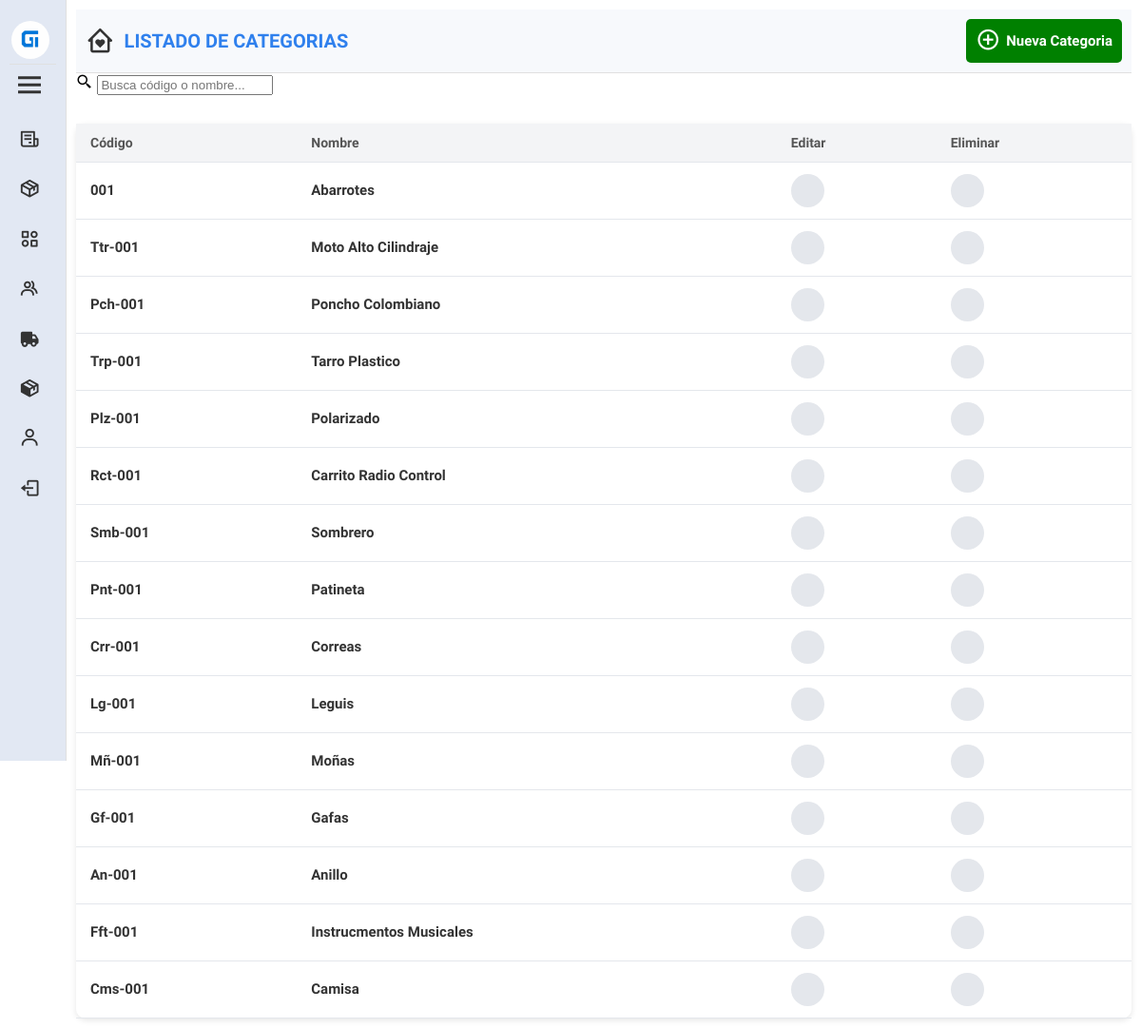
Screenshot of /ver_categorias.php (signed in) with the database file from the repository.
### tables this page shows
CREATE TABLE `categorias` (
  `contador_categoria` int(11) NOT NULL,
  `codigo` varchar(10) NOT NULL,
  `nombre` varchar(50) NOT NULL,
  `tiempo_registro` datetime NOT NULL,
  `documento_operador` varchar(12) NOT NULL,
  `estado` varchar(8) NOT NULL
);

### ver_categorias.php (the view, shortened to what this page needs)
<?php
require 'pdo.php';
$estado = 'activo';
$stmt = $pdo->prepare('
    SELECT `contador_categoria`, `codigo`, `nombre`
    FROM `categorias`
    WHERE `estado` = :activo
    ORDER BY `contador_categoria` DESC
    LIMIT 15;');
$stmt->bindParam(':activo', $estado);
$stmt->execute();
$categorias = $stmt->fetchAll(PDO::FETCH_OBJ);
?>
<!DOCTYPE html>
<html lang="es">
<head>
    <link href="https://cdn.lineicons.com/4.0/lineicons.css" rel="stylesheet">
    <link href="https://unpkg.com/boxicons@2.1.4/css/boxicons.min.css" rel="stylesheet">
    <link rel="stylesheet" href="style/css/menu.css">
    <link rel="stylesheet" href="style/css/ver_categorias.css">
</head>
<body>
<aside class="aside active" id="aside">
        <div class="head">
            <div class="profile">
                <img src="style/images/logo_gestion.png" alt="Gestión de Inventario - Logo">
            </div>
            <i class='bx bx-menu' id="menu"></i>
        </div>
        <div class="options">
            <a id="" href="ver_ventas.php" class="tooltip" data-tooltip="Ventas">
                <div>
                    <i class='bx bx-receipt'></i>
                </div>
            </a>
            <a id="" href="ver_productos.php" class="tooltip" data-tooltip="Productos">
                <div>
                    <i class='bx bx-package'></i>
                </div>
            </a>
            <a id="" href="ver_categorias.php" class="tooltip" data-tooltip="Categorias">
                <div>
                    <i class='bx bx-category-alt'></i>
                </div>
            </a>
            <a id="" href="ver_clientes.php" class="tooltip" data-tooltip="Clientes">
                <div>
                    <i class='bx bx-group'></i>
                </div>
            </a>
            <?php if ($_SESSION['rol'] === 'superadmin' || $_SESSION['rol'] === 'administrador') : ?>
                <a id="" href="ver_proveedores.php" class="tooltip" data-tooltip="Proveedores">
                    <div>
                        <i class='bx bxs-truck'></i>
                    </div>
                </a>
            <?php endif; ?>
            <?php if ($_SESSION['rol'] === 'superadmin' || $_SESSION['rol'] === 'administrador') : ?>
                <a id="" href="ver_compras_proveedores.php" class="tooltip" data-tooltip="Compras">
                    <div>
                        <i class='bx bxs-package'></i>
                    </div>
                </a>
            <?php endif; ?>
            <?php if ($_SESSION['rol'] === 'superadmin' || $_SESSION['rol'] === 'administrador') : ?>
                <a id="" href="ver_usuarios.php" class="tooltip" data-tooltip="Usuarios">
                    <div>
                        <i class='bx bx-user'></i>
                    </div>
                </a>
            <?php endif; ?>
            <a class="links tooltip" href="logout.php"  data-tooltip="Cerrar sesión">
                <div>
                    <i class='bx bx-log-out'></i>
                </div>
            </a>
        </div>
    </aside>
    <main id="inicio">
        <section id="barra">
            <div id="atras">
                <a href="home.php">
                    <i class='bx bx-home-heart'></i>
                </a>
                <h4>LISTADO DE CATEGORIAS</h4>
            </div>
            <?php if ($_SESSION['rol'] === 'superadmin' || $_SESSION['rol'] === 'administrador') : ?>
                <a href="registrar_categoria.php" id="add_categoria">
                    <i class='bx bx-plus-circle'></i>
                    <p>Nueva Categoria</p>
                </a>
            <?php endif; ?>
        </section>
        <section id="opciones">
            <div id="buscar_cat" class="campos">
                <i class='bx bx-search-alt-2' ></i>
                <input type="text" id="buscarCategoria" placeholder="Busca código o nombre..." autocomplete="off">
            </div>
        </section>
        <section id="datos">
            <table id="datos_categoria">
                <thead>
                    <tr>
                        <th>Código</th>
                        <th>Nombre</th>
                        <th>Editar</th>
                        <th>Eliminar</th>
                    </tr>
                </thead>
                <tbody id="tablaCategorias">
                    <?php if ($categorias): ?>
                        <?php foreach ($categorias as $categoria): ?>
                            <tr id="fila_<?= $categoria->contador_categoria ?>">
                                <td><?= htmlspecialchars($categoria->codigo) ?></td>
                                <td><?= htmlspecialchars($categoria->nombre) ?></td>
                                <?php if ($_SESSION['rol'] === 'superadmin' || $_SESSION['rol'] === 'administrador'): ?>
                                    <td>
                                        <a href="editar_categoria.php?contador_categoria=<?= $categoria->contador_categoria ?>">
                                        </a>
                                    </td>
                                    <td>
                                        <a href="eliminar_categoria.php?contador_categoria=<?= htmlspecialchars($categoria->contador_categoria) ?>" title="Eliminar" onclick="return confirm('¿Estás seguro de que deseas eliminar esta categoria?');">
                                        </a>
                                    </td>
                                <?php else: ?>
                                    <td><i class="lni lni-lock" title="No tienes permisos para editar"></i></td>
                                    <td><i class="lni lni-lock" title="No tienes permisos para editar"></i></td>
                                <?php endif; ?>
                            </tr>
                        <?php endforeach; ?>
                    <?php else: ?>
                        <tr>
                            <td colspan="7">No hay categorias para mostrar</td>
                        </tr>
                    <?php endif; ?>
                </tbody>
            </table>
        </section>
    </main>
</body>
</html>

### style/css/menu.css (style rules this page uses)
* { box-sizing: border-box; transition: all 0.3s ease-in-out; }
body, html { margin: 0; padding: 0; }
body { font-family: "Nunito Sans", serif; font-size: 18px; font-weight: 600; }
.aside { width: 300px; height: 100vh; background: #E2E8F3; color: #333; position: fixed; transition: 0.3s ease-in-out; overflow: hidden; border-right: 1px solid #E0E0E0; overflow-y: auto; }
.aside.active { width: 70px; transition: all 0.4s ease; }
.head { display: flex; align-items: flex-start; justify-content: space-between; flex-direction: column; padding: 10px; }
.profile { display: flex; align-items: center; border-bottom: 1px solid #E0E0E0; margin: 10px 0 0 0; width: 100%; }
.head img { width: 40px; height: 40px; border-radius: 50%; margin: 2px 2px 5px 2px; }
#menu { color: #333; font-size: 2em; cursor: pointer; transition: 0.3s; margin: 3px; }
.options a { padding: 15px 20px; display: flex; align-items: center; transition: 0.3s; font-family: "Nunito Sans", serif; text-decoration: none; }
.options div { color: #333; display: flex; align-items: center; width: 100%; }
.options i { margin-right: 15px; font-size: 1.4rem; }
main { margin-left: 300px; padding: 10px; transition: 0.3s; }
.aside.active ~ main { margin-left: 70px; }
section#barra { display: flex; justify-content: space-between; align-items: center; padding: 10px; background-color: #f7f9fc; border-bottom: 1px solid #e0e0e0; flex-wrap: wrap; }
div#atras { display: flex; align-items: center; gap: 10px; }
div#atras a { text-decoration: none; color: #333; font-size: 1.7em; display: flex; }
div#atras h4 { margin: 0; font-size: 20px; color: #2F80ED; }
.tooltip { position: relative; display: inline-block; cursor: pointer; }
.tooltip::after { content: attr(data-tooltip); position: absolute; left: 50%; bottom: 120%; transform: translateX(-50%); background-color: #333; color: #fff; padding: 5px 8px; border-radius: 6px; white-space: nowrap; font-size: 12px; opacity: 0; pointer-events: none; transition: opacity 0.3s ease; z-index: 1000; }

### style/css/ver_categorias.css (style rules this page uses)
a#add_categoria { display: flex; justify-content: space-between; font-size: 1.2em; text-decoration: none; color: #fff; background-color: green; padding: 10px; border-radius: 5px; align-items: center; }
a#add_categoria i { margin: 0 6px 0 0; font-size: 1.2em; }
a#add_categoria p { font-size: 15px; margin: 0; }
section#datos { background: #fff; padding: 0; border-radius: 10px; box-shadow: 0 2px 6px rgba(0, 0, 0, 0.1); }
table#datos_categoria { width: 100%; border-collapse: collapse; margin-top: 30px; }
table#datos_categoria th { background: #F3F4F6; font-size: 14px; color: #555; text-transform: uppercase; }
table#datos_categoria td { font-size: 15px; color: #333; }
table#datos_categoria th, table#datos_categoria td { padding: 12px 15px; text-align: left; border-bottom: 1px solid #E4E7EC; text-transform: capitalize; }
table#datos_categoria a { text-decoration: none; color: #2F80ED; font-size: 16px; display: flex; align-items: center; justify-content: center; width: 35px; height: 35px; border-radius: 50%; background: #E4E7EC; transition: background 0.3s, transform 0.2s; }

### rows the page displays
categorias: codigo "001", nombre "Abarrotes"
categorias: codigo "Ttr-001", nombre "Moto Alto Cilindraje"
categorias: codigo "Pch-001", nombre "Poncho Colombiano"
categorias: codigo "Trp-001", nombre "Tarro Plastico"
categorias: codigo "Plz-001", nombre "Polarizado"
categorias: codigo "Rct-001", nombre "Carrito Radio Control"
categorias: codigo "Smb-001", nombre "Sombrero"
categorias: codigo "Pnt-001", nombre "Patineta"
categorias: codigo "Crr-001", nombre "Correas"
categorias: codigo "Lg-001", nombre "Leguis"
categorias: codigo "Mñ-001", nombre "Moñas"
categorias: codigo "Gf-001", nombre "Gafas"
categorias: codigo "An-001", nombre "Anillo"
categorias: codigo "Fft-001", nombre "Instrucmentos Musicales"
categorias: codigo "Cms-001", nombre "Camisa"
